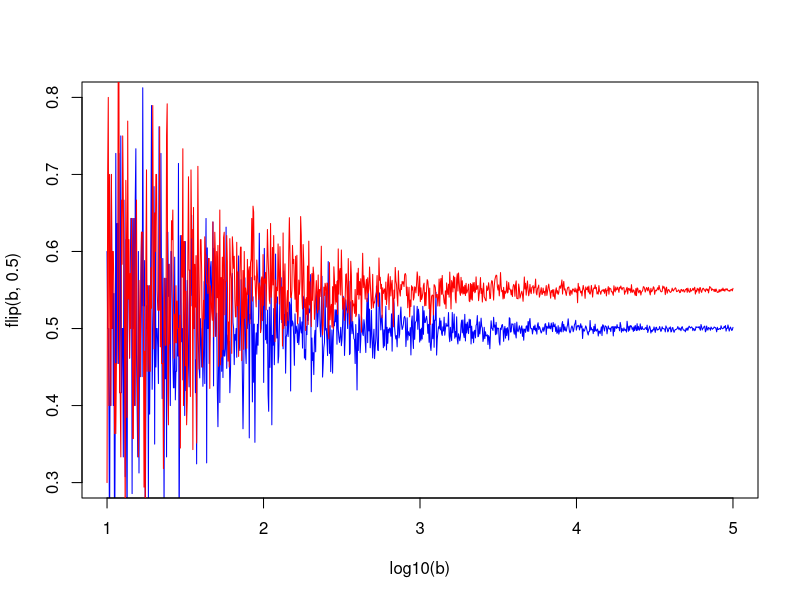
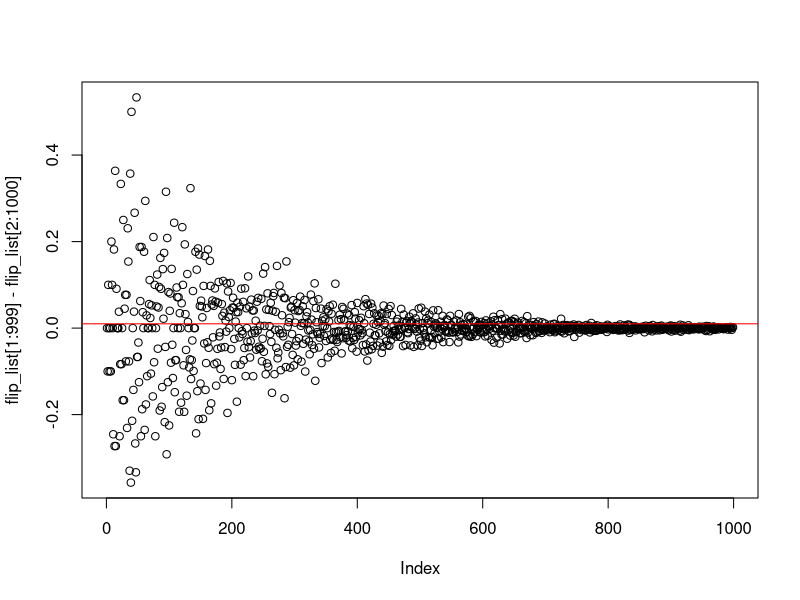
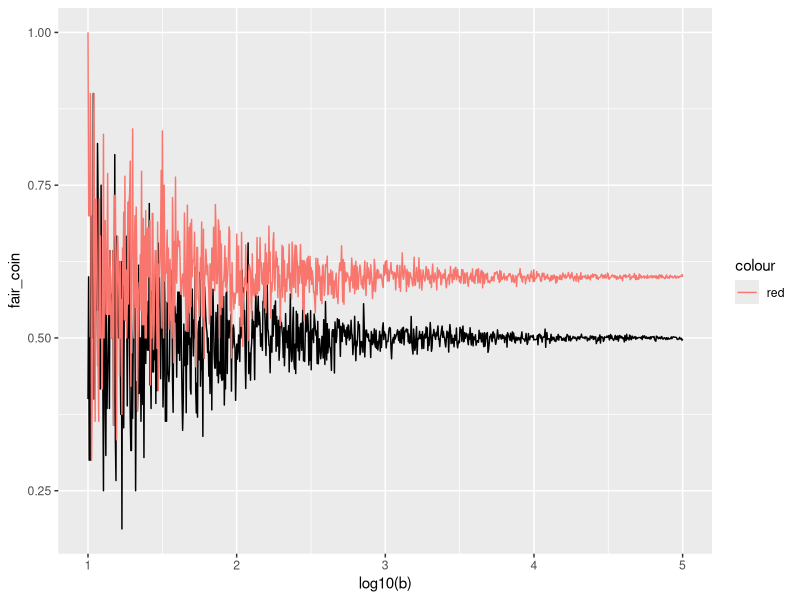
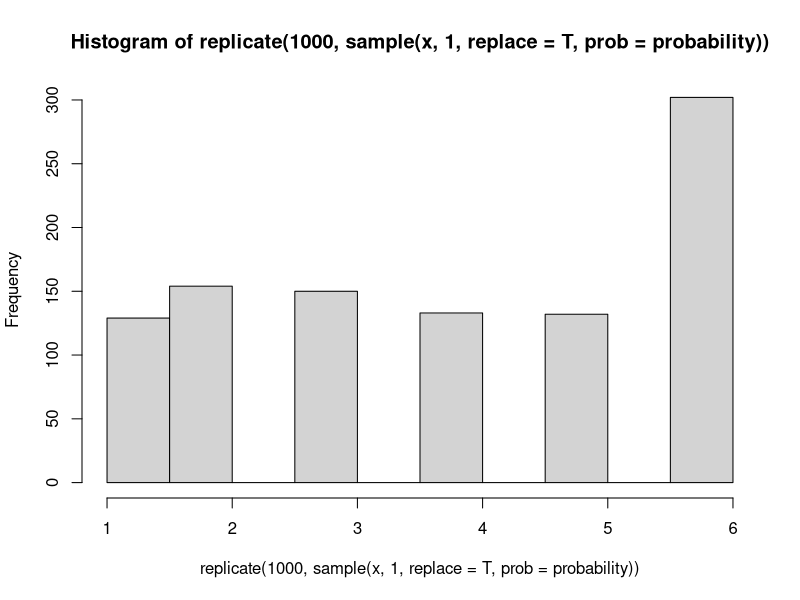

Recreate these plots in R, in order.
b<-10^seq(1,5,len=1000) #creates a 1000 simulations ranging frmo 10^1 to 10^5


#flip is a funciton that takes two parameters, b and x, which are the number of simulations and the probablity of the coin with a default of .5, also known as 50/50
flip <-function(b,x=.5){
  sapply(b,                   #lapply takes a vector and then applies a function with that vector
         function(b) mean(rbinom(b,1,x)))  #rbinom is a base R function that randonly generates values based on the binomial forumla
}

plot(log10(b),flip(b,.5),type='l',col='blue',ylim = c(.3,.8))  #plot will create a graph with log10(b) as the x axes and then pots the result of the flip() function above
lines(log10(b),flip(b,.55),type='l',col='red')  #lines is like plot, but instead of creating a new plot, it overlays over top of the current plot

flip_list<-flip(b,.5)

plot(flip_list[1:999]-flip_list[2:1000])
abline(h=.01, col='red')


fair_coin<-flip(b,.5)
unfair_coin<-flip(b,.6)
df<-data.frame(fair_coin,unfair_coin)
library(ggplot2)
p<-ggplot(data=df,aes(x=log10(b),y=fair_coin))+geom_line() #makes first graph, saves to 'p'

p+ geom_line(aes(x=log10(b),y=unfair_coin,col='red')) #adds new graph to 'p'





rbinom(10,10,.5) # 10 is the number of observations while '1' is the number of trials. So, if this were 10 as well, there would a sum of 'successes' that were less than 10
dbinom(3,10,.5)  # this determines the density,  aka probability of exact outcome, so x= 3 heads out of 10, is not the cumulative 0-3 but exactly 3 for example. for cumulative, use pbinom, or sum dbinom:
sum(dbinom(3,10,.5),dbinom(2,10,.5),dbinom(1,10,.5),dbinom(0,10,.5))
pbinom(3,10,.5)




#coin_flip() does the flipping, two styles, by thumb is standard

coin_flip<-function(type = .5, bias = .1){
  rbinom(1,1,type+bias)
}
mean(replicate(100,coin_flip()))

#coin will be either unbiased or biased.  

Bag_of_coins<- c(rep(.5,9),.6) #lists 9 fair coins, one biased coin at .6
sample<-sample(Bag_of_coins,5,replace = F) #picks 5 coins randomly from bag
coin_flip(type=sample,bias=0)


#expected value
x<-c(1,2,3,4,5,6) # single dice
probability<-(c(rep(1/7,5),.2857143)) #probabilty that the dice is loaded for 6
  hist(replicate(1000,sample(x,1,replace = T,prob=probability)))
  

  x<-c(0,1) # single coin, 0=Tails
  probability<-c(.5,.5) #probabilty that the coin is fair = .5
  mean(replicate(1000,sample(x,1,replace = T,prob=probability)))
  
#simulation game
  
  
  
   
  #flip game 
  #establish players, beginning money
  Player_class<-function(s,p){
    value<-list("stash"=s,"player_name"=p)
      attr(value, "class") <- "player"
    value}
  
  flip<-function(obj){
      UseMethod("flip")
  }
  
  flip.default<-function(obj,p=.5){
    value<-rbinom(1,1,p)
    value
  }
  
  flip.player<-function(obj,p=.5){
    value<-rbinom(1,1,p)
    value
  }
  
  p1<-Player_class(10,'p1')
  p2<-Player_class(10,'p2')
  
  flip(p1)  #this is a method, a function, called for player1 'p1' where rbinom produces a coint toss
  #questions: how to modify probablity from default of .5?
  # 
  
  n<-2  #number of players
  
  for (i in 1:n){print(i)}
  
  
  
  p1<-10;p2<-10
  #player_stash <- 10
  # 1. 
  bet_options<-c(1,2,3)
  bet<-sample(bet_options,1)
  
  #4 determine winner or loser
  #     person who flips calls h/t
  call_coin<-sample(c(1,0),1)
  ifelse(call_coin==1,print("I call heads"),print("I call tails"))
  
  
  #flip coin
      flip<-rbinom(1,1,.5)
      ifelse(flip==1,print("Heads"),print("Tails"))
  if(call_coin - flip==0){
    p1<-p1+bet
    p2<-p2-bet
    }else{
       p1<-p1-bet
       p2<-p2+bet}
      
  # if call - flip  != 0 then non caller wins
  # winner has their stash += bet
  # loser has tehir stash reduced -= bet
  
  
  
  #sample from 
      
      
      
      
      
      
      
      
      
      
      
      
      
      
      
################
      #object oriented Programming#
library(R6)

      Player<-R6Class("Player",
                      public = list(
                        name = NULL,
                        stash = NULL,
                        betting_style = NULL,
                        initialize = function(name = NA, stash = NA, betting_style = 2) {
                          self$name <- name  #these functions will be called upon intitializing new objects
                          self$stash <- stash
                          self$betting_style<-betting_style
                          self$greet()
                          },
                        set_stash = function(val) {
                          self$stash <- val
                        },
                        greet = function() {
                          cat(paste0("Hello, my name is ", self$name, ".\n"))
                          cat(paste0("My stash of chips is ", self$stash, ".\n"))
                          cat(paste0("My style of betting is ", self$betting_style, ".\n"))
                        }
                        
                      )
      )
p1<-Player$new("Brian",10,3)      
p2<-Player$new("Julie",10)      
      
# the following game should take 2 players and let them flip a coin after call heads/tails.  
# Two mirror a real word 2 minute round of several bets, 
#a minimum of 4 bets can occur and a limit of 15...
#assumes one could only make 15 bets in 2 minutes,  and a min of 4 bets
Betting_Game<-R6Class('Betting_Game',
                            
                      public = list(
                        name = NULL,
                        outcome = NULL,
                        
                        initialize = function(name = NA, outcome = NA) {
                          self$name <- name  #these functions will be called upon intitializing new objects
                          self$outcome <- outcome
                          self$greet()
                        },
                        greet = function() {
                          cat(paste0("Hello, you are about to play a game",".\n"))
                        },
                        call_coin = function(){
                          call<-ifelse(sample(c(1,0),1)==1,'Heads!','Tails!')
                          cat(paste0("I call ",call,"\n"))
                        },
                        flip_coin = function(){
                          #validate that bet of 'heads or tails' has occured
                          if (call)
                          flip<-rbinom(1,1,.5)
                          ifelse(flip==1,flip<-"Heads",flip<-"Tails")
                          flip
                        }#,
                        #make_bet<-function(player){
                        #  call_coin()
                          
                      #  }
                        )
)
                      
game1<-Betting_Game$new("game 1")
